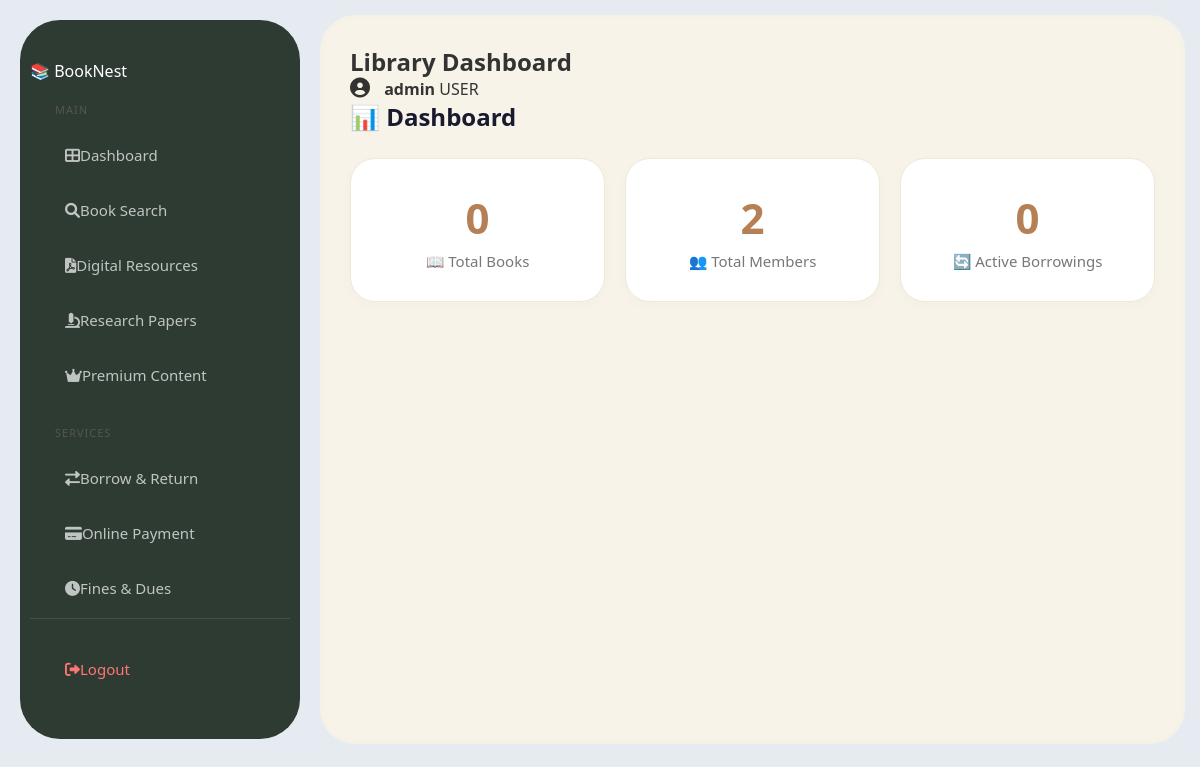
Before: / (signed in) with the older database file.
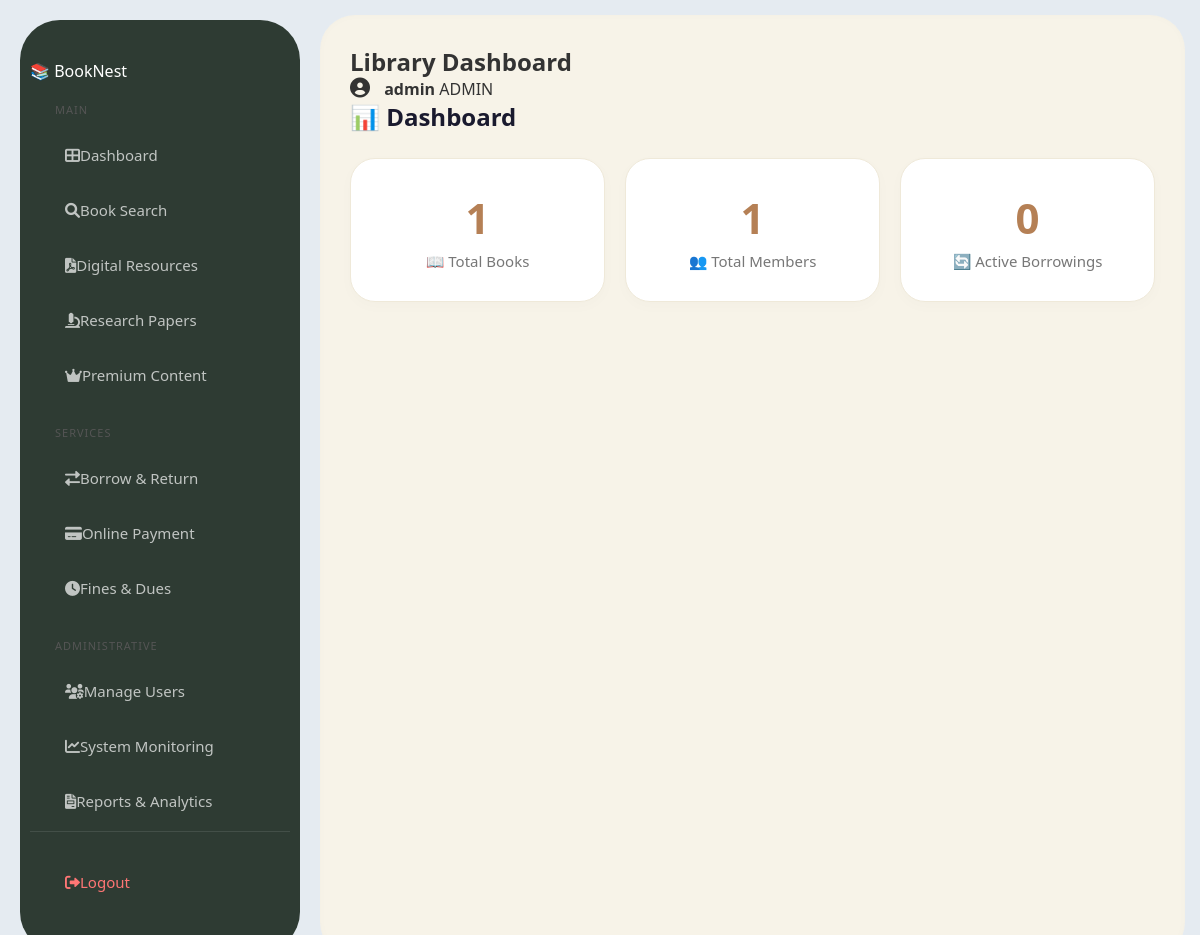
After: the same page with the newer database file.
### library/models.py (models this page shows, shortened)
class User(AbstractUser):
    ADMIN = 'admin'
    LIBRARIAN = 'librarian'
    REGULAR_USER = 'user'
    ROLE_CHOICES = [
        (ADMIN, 'Administrator'),
        (LIBRARIAN, 'Librarian'),
        (REGULAR_USER, 'Regular User'),
    ]
    role = models.CharField(
        max_length=20,
        choices=ROLE_CHOICES,
        default=REGULAR_USER
    )
    phone = models.CharField(max_length=15, null=True, blank=True)

### library/views.py (the view)
# urls.py: path('', views.home, name='home'),
@login_required
def home(request):
    return render(request, 'library/home.html', {
        'total_books': Book.objects.count(),
        'total_members': User.objects.filter(role=User.REGULAR_USER).count(),
        'total_borrows': Borrow.objects.filter(is_returned=False).count(),
    })

### library/templates/library/home.html (shortened to what this page needs)
{% extends 'library/base.html' %}
{% block content %}
<h2 style="margin-bottom:25px; color:#1a1a2e;">📊 Dashboard</h2>
<div class="cards">
    <div class="card">
        <div class="number">{{ total_books }}</div>
        <div class="label">📖 Total Books</div>
    </div>
    <div class="card">
        <div class="number">{{ total_members }}</div>
        <div class="label">👥 Total Members</div>
    </div>
    <div class="card">
        <div class="number">{{ total_borrows }}</div>
        <div class="label">🔄 Active Borrowings</div>
    </div>
</div>
{% endblock %}

### library/templates/library/base.html (shortened to what this page needs)
{% load static %}
<!DOCTYPE html>
<html lang="en">
<head>
    <link rel="stylesheet" href="{% static 'library/css/style.css' %}">
    <link rel="stylesheet" href="https://cdnjs.cloudflare.com/ajax/libs/font-awesome/6.0.0/css/all.min.css">
</head>
<body>
<div class="layout">
    <aside class="sidebar">
        <div class="logo">📚 <span>Book</span>Nest</div>
        <div class="menu-section">
            <div class="menu-title">Main</div>
            <a href="{% url 'home' %}" class="menu-item"><i class="fas fa-th-large"></i> Dashboard</a>
            <a href="{% url 'book_list' %}" class="menu-item"><i class="fas fa-search"></i> Book Search</a>
            <a href="{% url 'digital_resources' %}" class="menu-item"><i class="fas fa-file-pdf"></i> Digital Resources</a>
            <a href="{% url 'research_papers' %}" class="menu-item"><i class="fas fa-microscope"></i> Research Papers</a>
            <a href="{% url 'premium_content' %}" class="menu-item premium"><i class="fas fa-crown"></i> Premium Content</a>
        </div>
        <div class="menu-section">
            <div class="menu-title">Services</div>
            <a href="{% url 'borrow_list' %}" class="menu-item"><i class="fas fa-exchange-alt"></i> Borrow & Return</a>
            <a href="{% url 'online_payment' %}" class="menu-item"><i class="fas fa-credit-card"></i> Online Payment</a>
            <a href="{% url 'fines_dues' %}" class="menu-item"><i class="fas fa-clock"></i> Fines & Dues</a>
        </div>
        {% if user.role == 'admin' or user.role == 'librarian' %}
        <div class="menu-section">
            <div class="menu-title">Administrative</div>
            <a href="{% url 'member_list' %}" class="menu-item"><i class="fas fa-users-cog"></i> Manage Users</a>
            <a href="{% url 'system_monitoring' %}" class="menu-item"><i class="fas fa-chart-line"></i> System Monitoring</a>
            <a href="{% url 'reports_analytics' %}" class="menu-item"><i class="fas fa-file-invoice"></i> Reports & Analytics</a>
        </div>
        {% endif %}
        <div style="margin-top: auto; padding-top: 20px; border-top: 1px solid rgba(255,255,255,0.1);">
            <a href="{% url 'logout' %}" class="menu-item" style="color: #ff7675;"><i class="fas fa-sign-out-alt"></i> Logout</a>
        </div>
    </aside>
    <main class="main-container">
        <header class="top-nav">
            <h2 style="font-size: 24px; font-weight: 800; color: var(--dark-green);">Library Dashboard</h2>
            <div class="user-profile">
                <i class="fas fa-user-circle" style="font-size: 20px; color: var(--brand-brown);"></i>
                <span style="margin-left: 10px; font-weight: 600;">{{ user.username }}</span>
                <span class="role-tag">{{ user.role|upper }}</span>
            </div>
        </header>
        {% block content %}{% endblock %}
    </main>
</div>
</body>
</html>

Changed rows visible on the page:
changed User "admin": role "USER" → "ADMIN"
Other visible differences:
{{ total_books }}: "0" → "1"
{{ total_members }}: "2" → "1"
text now shown: "ADMINISTRATIVE Manage Users System Monitoring Reports & Analytics"
